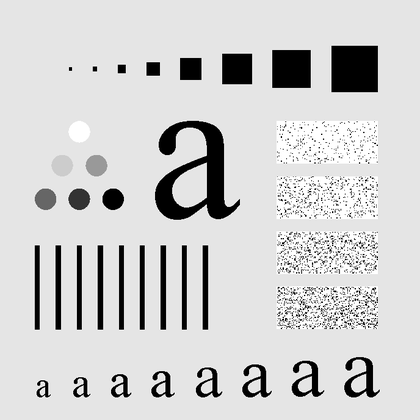
%> input picture e.tif, 420 x 420 px, shrunk from 688 x 688 before the run
$ octave Gaussian_Highpass_Filtering.m   (GNU Octave 9; MATLAB toolbox functions it lacks are replaced by stand-ins)
%> lines starting %> are read from the running program, lines starting %| are printed output that depends on the picture
%Name:Gaussian_Highpass_Filtering
%function:利用高斯高通滤波器锐化图像
%Author:Changle Zhang
%Student ID:15S158746
clear all;
close all;
clc;                                                    %Initialization

img=imread('e.tif');                                    %Import image
%> img is the input picture: size 420x420 uint8; min 0, max 255, mean 207.2
imshow(img);
title('Image Before Sharpen');
[m n]=size(img);                                        %Get the image size m*n
%> m = 420; n = 420
%Generate normalization uniformly-spaced point in frequency domain
for i= 1:m
    if mod(n,2)==0                                      %n is even
        f1(i,:)=[-n+1:2:n-1]./(n-1);
        f2(:,i)=f1(i,:)';
    else                                                %n is odd
        f1(i,:)=[-n:2:n-2]./(n-1);
        f2(:,i)=f1(i,:)';
    end
end
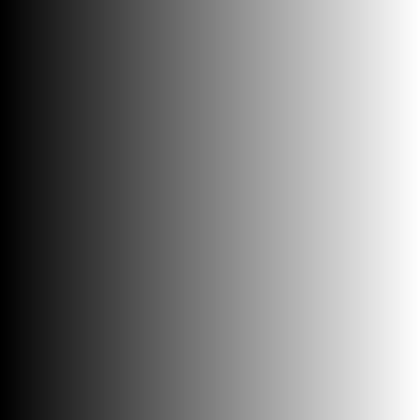
%> f1: size 420x420 double; min -1, max 1, mean 4.83e-19; drawn with min black and max white
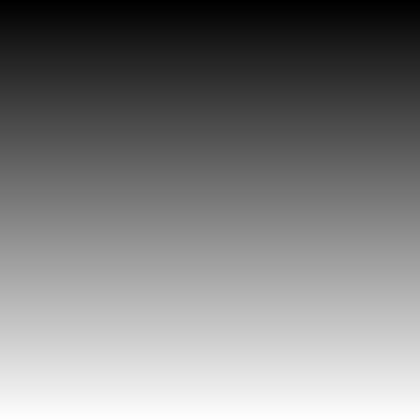
%> f2: size 420x420 double; min -1, max 1, mean -2.58e-17; drawn with min black and max white

D = 0.2;                                                %Gaussian end frequency
r = f1.^2+f2.^2;                                        %Filerting radius
%Generate filering transformation H
for i =1:m
    for j = 1:n
        t=r(i,j)/(D*D);
        Hd(i,j)=1-exp(-t);
    end
end
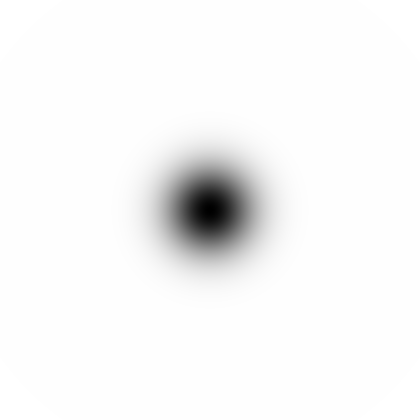
%> Hd: size 420x420 double; min 0.000285, max 1, mean 0.969
X=fftshift(fft2(double(img)));                          %FFT
Y=X.*Hd;                                                %Apply high-pass filtering
output=abs(ifft2(ifftshift(Y)));                       %Ifft and get the real part
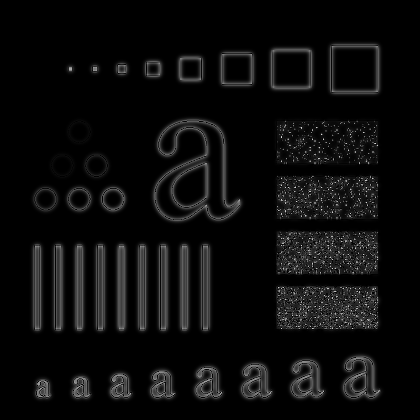
%> output: size 420x420 double; min 8.75e-13, max 221.7, mean 12.4
figure;
imshow(mat2gray(output),[]);
title('Image After High-Pass filtering');
